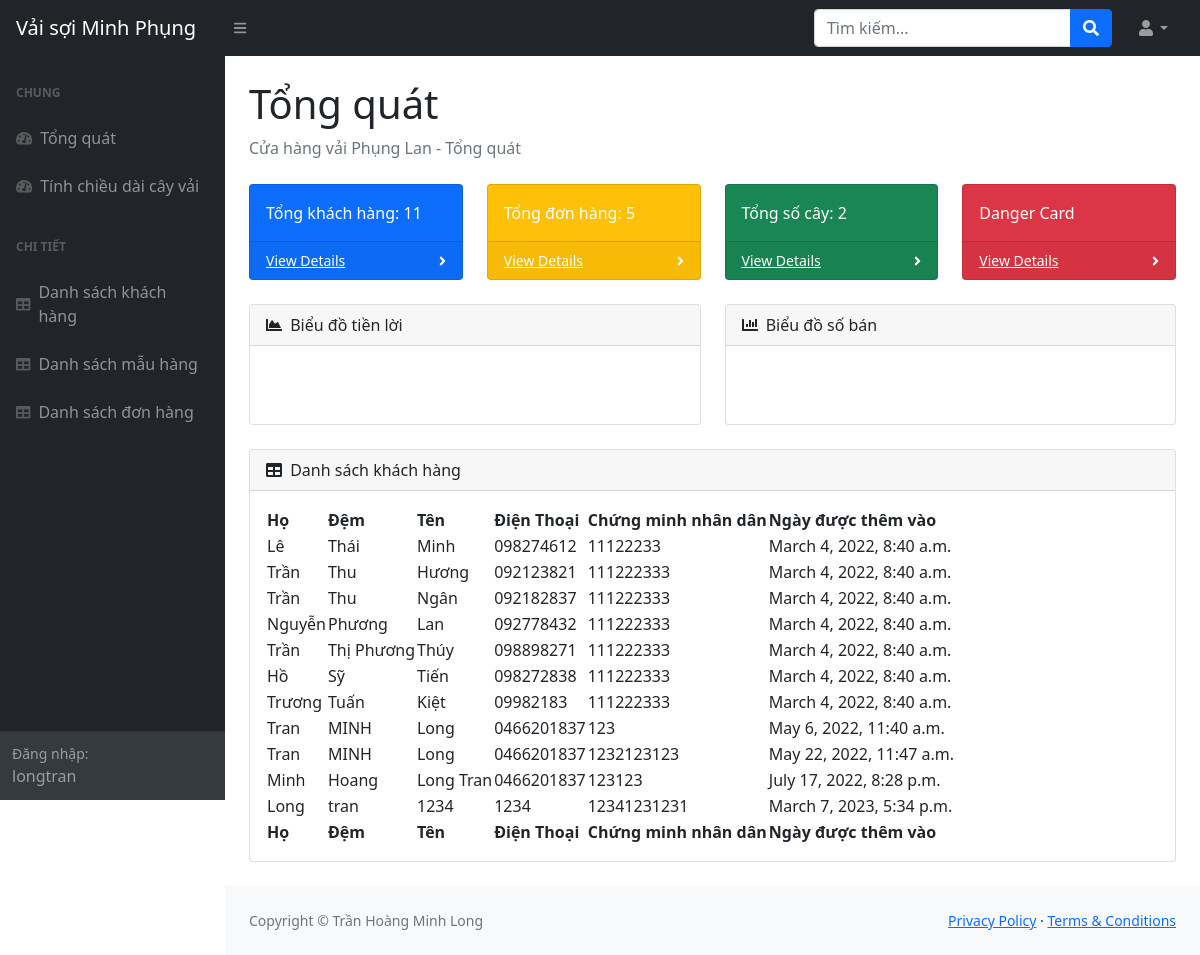
Page /home (signed in) on the earlier database version.
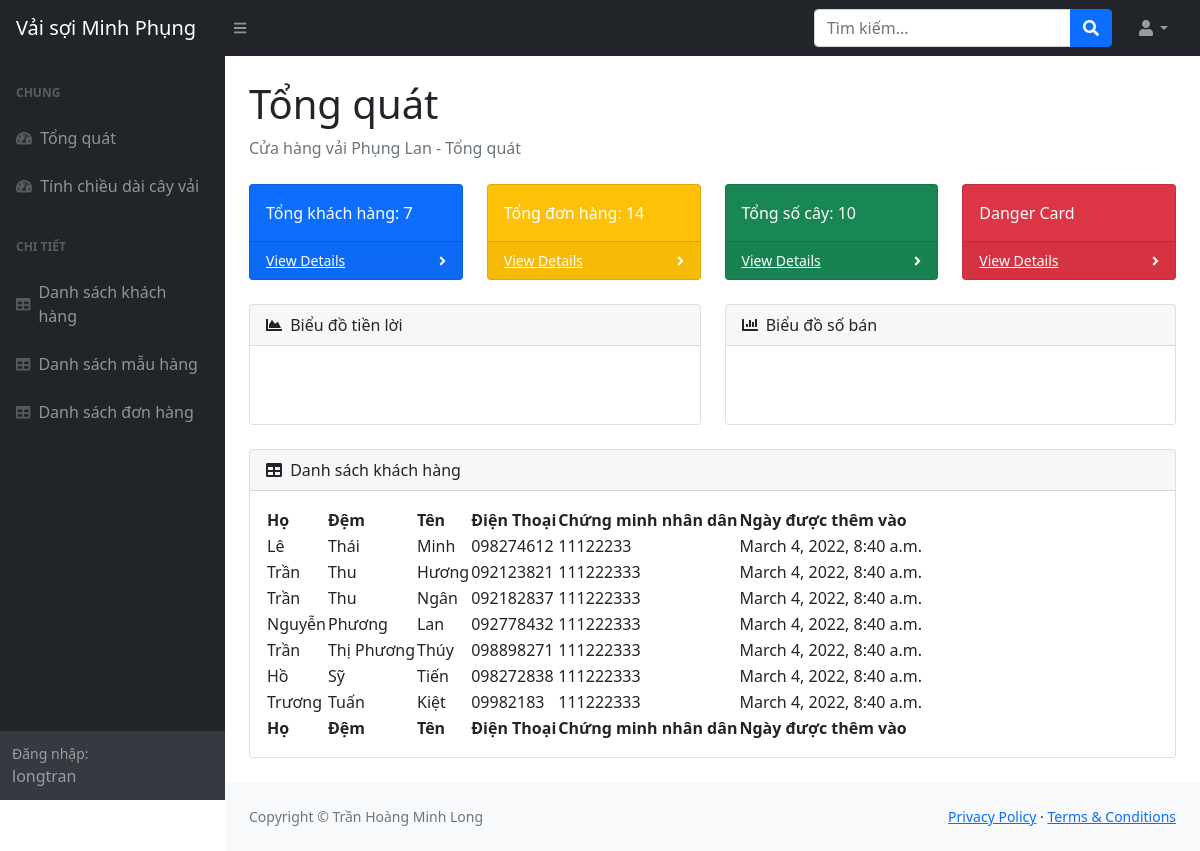
Same page on the later database version.
### management/models.py (models this page shows, shortened)
class Customer(models.Model):
    customer_id = models.BigAutoField(primary_key=True)
    lastname = models.CharField(max_length=64)
    middlename = models.CharField(max_length=64, null=True)
    firstname = models.CharField(max_length=64)
    phone = models.CharField(max_length=64, null=True)
    socialnumber = models.IntegerField(null=True)
    customer_date = models.DateTimeField(auto_now_add=True, null=True)

### management/decorators.py (the view)
        def wrapper_func(request, *args, **kwargs):
            group = None
            if request.user.groups.exists():
                group = request.user.groups.all()[0].name
            if group in allowed_roles:
                return view_func(request, *args, **kwargs)
            else:
                return HttpResponse("Bạn không có quyền truy cập")

### management/views.py (called while the page is built)
@login_required(login_url="login")
@allowed_users(allowed_roles=["admin", "employee"])
def home(request):
    customer = Customer.objects.all()
    order = Order.objects.all()
    product = Product.objects.all()
    total_customer = customer.count()
    total_order = order.count()
    total_product = product.count()
    context = {
        "customer": customer,
        "order": order,
        "product": product,
        "total_customer": total_customer,
        "total_order": total_order,
        "total_product": total_product,
    }
    return render(request, "management/index.html", context)

### management/templates/management/index.html (shortened to what the changed rows need)
{% extends 'management/main.html' %} {%block content%}
<main>
  <div class="container-fluid px-4">
    <h1 class="mt-4">Tổng quát</h1>
    <div class="row">
      <div class="col-xl-3 col-md-6">
        <div class="card bg-primary text-white mb-4">
          <div class="card-body">Tổng khách hàng: {{total_customer}}</div>
          <div
            class="card-footer d-flex align-items-center justify-content-between"
          >
            <a class="small text-white stretched-link" href="/customerTable">View Details</a>
            <div class="small text-white">
            </div>
          </div>
        </div>
      </div>
      <div class="col-xl-3 col-md-6">
        <div class="card bg-warning text-white mb-4">
          <div class="card-body">Tổng đơn hàng: {{total_order}}</div>
          <div
            class="card-footer d-flex align-items-center justify-content-between"
          >
            <a class="small text-white stretched-link" href="/orderTable">View Details</a>
            <div class="small text-white">
            </div>
          </div>
        </div>
      </div>
      <div class="col-xl-3 col-md-6">
        <div class="card bg-success text-white mb-4">
          <div class="card-body">Tổng số cây: {{total_product}}</div>
          <div
            class="card-footer d-flex align-items-center justify-content-between"
          >
            <a class="small text-white stretched-link" href="/productTable">View Details</a>
            <div class="small text-white">
            </div>
          </div>
        </div>
      </div>
    </div>
    <div class="card mb-4">
      <div class="card-body">
        <table id="datatablesSimple">
          <thead>
            <tr>
              <th>Họ</th>
              <th>Đệm</th>
              <th>Tên</th>
              <th>Điện Thoại</th>
              <th>Chứng minh nhân dân</th>
              <th>Ngày được thêm vào</th>
            </tr>
          </thead>
          <tfoot>
            <tr>
              <th>Họ</th>
              <th>Đệm</th>
              <th>Tên</th>
              <th>Điện Thoại</th>
              <th>Chứng minh nhân dân</th>
              <th>Ngày được thêm vào</th>
            </tr>
          </tfoot>
          <tbody>
            {% for customer in customer %}
            <tr>
              <td>{{customer.lastname}}</td>
              <td>{{customer.middlename}}</td>
              <td>{{customer.firstname}}</td>
              <td>{{customer.phone}}</td>
              <td>{{customer.socialnumber}}</td>
              <td>{{customer.customer_date}}</td>
            </tr>
            {% endfor %}
          </tbody>
        </table>
      </div>
    </div>
  </div>
</main>
{%endblock%}

Differences in the rows shown:
removed Customer: lastname "Tran", middlename "MINH", firstname "Long", phone "0466201837", socialnumber "123", customer_date "May 6, 2022, 11:40 a.m."
removed Customer: lastname "Tran", middlename "MINH", firstname "Long", phone "0466201837", socialnumber "1232123123", customer_date "May 22, 2022, 11:47 a.m."
removed Customer: lastname "Minh", middlename "Hoang", firstname "Long Tran", phone "0466201837", socialnumber "123123", customer_date "July 17, 2022, 8:28 p.m."
removed Customer: lastname "Long", middlename "tran", firstname "1234", phone "1234", socialnumber "12341231231", customer_date "March 7, 2023, 5:34 p.m."
Other differences:
{{ total_customer }}: "11" → "7"
{{ total_order }}: "5" → "14"
{{ total_product }}: "2" → "10"
